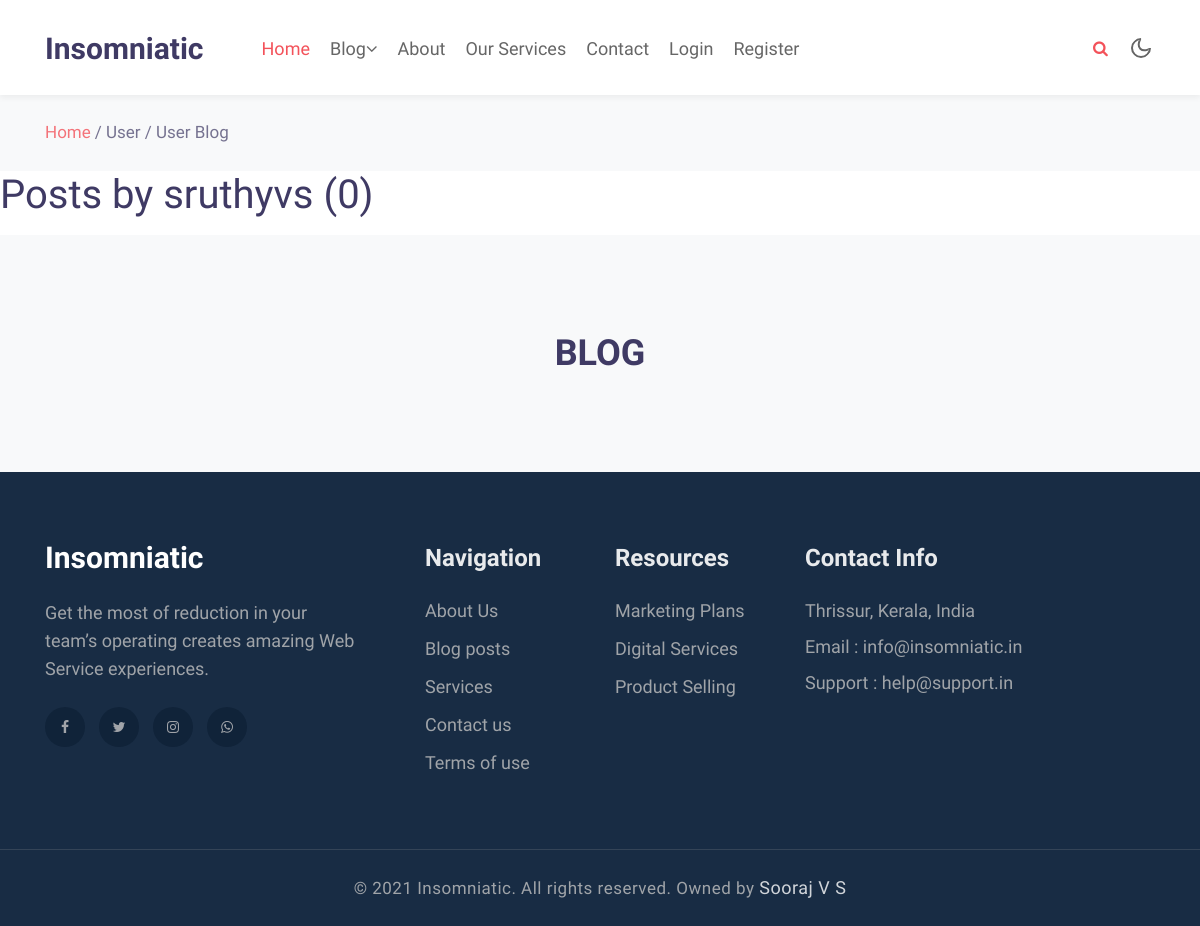
Page /blog/user/sruthyvs on the earlier database version.
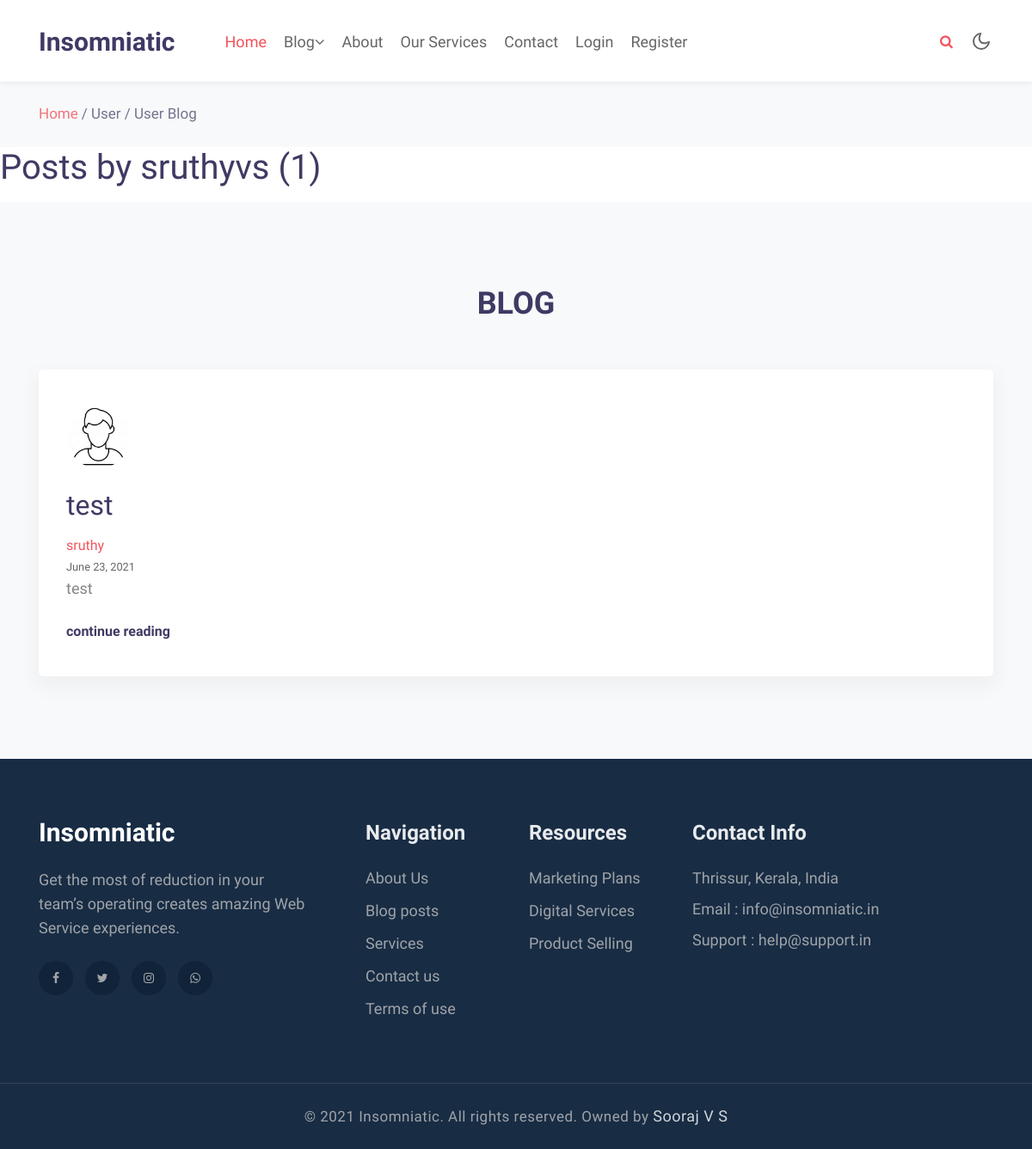
Same page on the later database version.
### blog/models.py (models this page shows, shortened)
class Post(models.Model):
    post_title = models.CharField(max_length=100)
    content = models.TextField()
    content_1 = models.TextField(null=True)
    date_posted = models.DateField(default=timezone.now)
    author = models.ForeignKey(User, on_delete=models.CASCADE)
    Related_to = (
        ('Technology/IT', 'Technology/IT'),
        ('Technology/Electronics', 'Technology/Electronics'),
        ('Technology/Space', 'Technology/Space'),
        ('Technology/Others', 'Technology/Others'),
        ('Technology/Apps-Softwares', 'Technology/Apps-Softwares')
    )
    type = models.CharField(max_length=25, choices=Related_to, default='Technology/Others')
    likes = models.ManyToManyField(User, related_name='blog_posts')

### users/models.py (models this page shows, shortened)
class Profile(models.Model):
    user = models.OneToOneField(User, on_delete=models.CASCADE)
    image = models.ImageField(default='default.jpg', upload_to='profile_pics')

### blog/views.py (the view)
# urls.py: path('user/<str:username>', UserPostListView.as_view(),name='user-posts'),
class UserPostListView(ListView):
    model = Post
    template_name = 'blog/user_posts.html'  # <app>/<model>_<viewtype>.html
    context_object_name = 'posts'
    extra_context = {'title': 'User / User Blog'}
    ordering = ['-date_posted']
    paginate_by = 2
    def get_queryset(self):
        user = get_object_or_404(User , username=self.kwargs.get('username'))
        return Post.objects.filter(author=user).order_by('-date_posted')

### blog/templates/blog/user_posts.html (shortened to what this page needs)
{% extends 'basic/base.html' %}
{% load static %}
{% block content %}
<h1 class="mb-3">Posts by {{ view.kwargs.username }} ({{ page_obj.paginator.count }})</h1>
<section class="w3l-services-block-3 py-5" id="services">
    <div class="features-main py-lg-5 py-md-3">
        <div class="container">
            <div class="header-section text-center mx-auto">
                <h3 class="title-big">BLOG</h3>
            </div>
            {% for post in posts %}
            <div class="row features mt-lg-4">
               <div class="col-lg-12 col-md-6 feature-grid">
                    <a href="{% url 'post-detail' post.id %}">
                        <div class="feature-body service2">
                            <div class="feature-img">
                                <img width="75" height="75" class="rounded-circle article-img" src="{{ post.author.profile.image.url }}">
                            </div>
                            <div class="feature-info mt-4">
                                <h2 class="feature-titel mb-3"> {{post.post_title}} </h2>
                                <a href="{% url 'user-posts' post.author.username %}" >{{ post.author.first_name }}</a> <br>
                                <small>{{ post.date_posted|date:"F d, Y" }}</small>
                                <p class="feature-text">{{post.content}}
                                </p>
                                <a href="{% url 'post-detail' post.id %}" class="read mt-4 d-block">continue reading</a>
                            </div>
                        </div>
                    </a>
                </div>
            </div>
            {% endfor %}
        </div>
    </div>
</section>
{% endblock content %}

Differences in the rows shown:
added Post: author.profile.image (placeholder picture), post_title "test", author.first_name "sruthy", date_posted "June 23, 2021", content "test"
Other differences:
{{ page_obj.paginator.count }}: "0" → "1"
